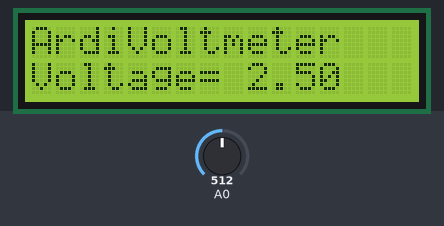
Recording of a sketch running on a simulated Arduino Uno, built with avr-gcc and run on an emulated ATmega328P. Parts: 16×2 character LCD. Inputs (shaded band) come from the test bench; at power-on: A0 = 512. What the sketch prints to the serial monitor is not drawn.

Above: at 1.2 s.
1.3 s: A0 set to 716
At 2.4 s:
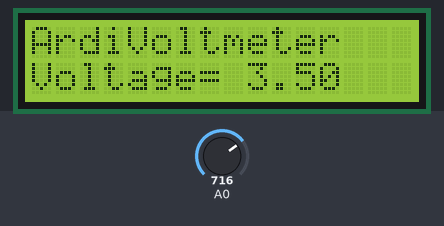
3.0 s: A0 set to 900
At 4.1 s:
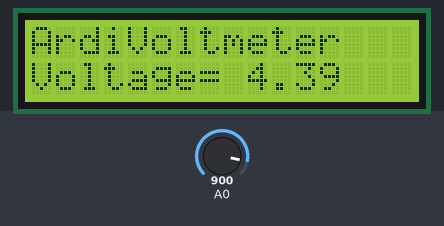
4.5 s: A0 set to 1023
At 5.7 s:
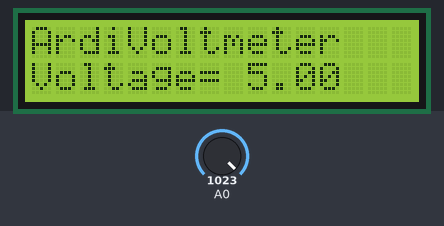
Timing chart, 0 to 7.5 s (numbered marks = the images above; inputs shaded):
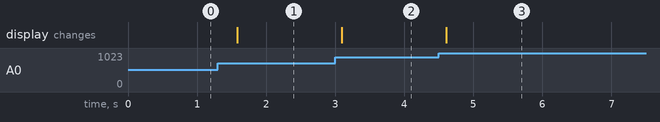

Measured:
- after the input at 1.3 s, the display: changes after 0.28 s (image 1)
- after the input at 3.0 s, the display: changes after 0.09 s (image 2)
- after the input at 4.5 s, the display: changes after 0.11 s (image 3)

The sketch:

ArdiVoltmeter.ino
```cpp
#include "LiquidCrystal.h"

LiquidCrystal lcd(8, 9, 4, 5, 6, 7);

float inV = 0.0;
int tempV=0.0;


void setup()
{
   Serial.begin(9600);
   lcd.begin(16,2);
   lcd.print("ArdiVoltmeter");
}

void loop()
{
   tempV= analogRead(A0);
   inV = (tempV*5.0) / 1024.0;           //Conversion formula for voltage

    Serial.print("v= ");
    Serial.println(inV);
    lcd.setCursor(0,1);
    lcd.print("Voltage= ");
    lcd.print(inV);
    delay(300);
}
```
